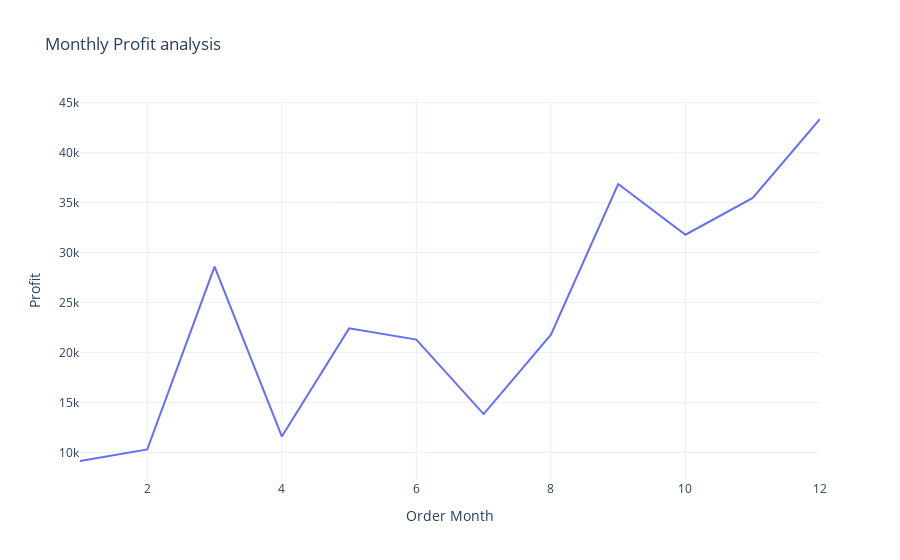

The notebook cell saved with this chart:
### Code cell
fig = px.line(profit_by_month, x = 'Order Month', y = 'Profit', title = 'Monthly Profit analysis')

fig.show()

### Figure 1 — Plotly figure (JSON) as saved in the notebook; plotly's stock layout.template omitted (floating-point values rounded to 4 significant figures)
{"data": [{"hovertemplate": "Order Month=%{x}<br>Profit=%{y}<extra></extra>", "legendgroup": "", "line": {"color": "#636efa", "dash": "solid"}, "marker": {"symbol": "circle"}, "mode": "lines", "name": "", "orientation": "v", "showlegend": false, "type": "scatter", "x": [1, 2, 3, 4, 5, 6, 7, 8, 9, 10, 11, 12], "xaxis": "x", "y": [9134.0, 10290.0, 28590.0, 11590.0, 22410.0, 21290.0, 13830.0, 21780.0, 36860.0, 31780.0, 35470.0, 43370.0], "yaxis": "y"}], "layout": {"autosize": true, "legend": {"tracegroupgap": 0}, "title": {"text": "Monthly Profit analysis"}, "xaxis": {"anchor": "y", "autorange": true, "domain": [0, 1], "range": [1, 12], "title": {"text": "Order Month"}, "type": "linear"}, "yaxis": {"anchor": "x", "autorange": true, "domain": [0, 1], "range": [7233.0, 45270.0], "title": {"text": "Profit"}, "type": "linear"}}}
